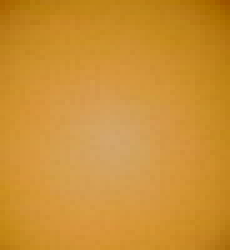
#> input picture testing/kamera/zogica_1.png, 46 x 50 px, given in place of the camera (shown 5 times larger)
$ python test_v3_oranzna.py
#> lines starting #> are read from the running program, lines starting #| are printed output that depends on the picture; after the words box and inside, x2 and y2 are one past the last pixel; in counts of white or black regions, pixels touching at a corner belong together
import cv2
import numpy as np

alpha = 0.5

smooth_x, smooth_y, smooth_w, smooth_h = None, None, None, None

def smooth_value(new_value, smooth_value, alpha):
    """Function to smooth the bounding box values using exponential moving average."""
    if smooth_value is None:
        return new_value
    return alpha * new_value + (1 - alpha) * smooth_value

def adjust_exposure(value):
    global cap
    exposure_value = 30*value / 200 - 15
    cap.set(cv2.CAP_PROP_EXPOSURE, exposure_value)
    print(f"Exposure set to: {exposure_value:.1f}")  # Print current exposure value for feedback

def open_webcam_with_slider(camera_index=1):
#> called with camera_index = 1
    global cap
    cap = cv2.VideoCapture(camera_index, cv2.CAP_DSHOW)

    if not cap.isOpened():
        print(f"Error: Could not open camera at index {camera_index}")
        return


    # Set default resolution and frame rate for better performance
    cap.set(cv2.CAP_PROP_FRAME_WIDTH, 640)
    cap.set(cv2.CAP_PROP_FRAME_HEIGHT, 480)
    cap.set(cv2.CAP_PROP_FPS, 30)

    cap.set(cv2.CAP_PROP_AUTO_WB, 1)  # Ensure full sensor usage
    cap.set(cv2.CAP_PROP_ZOOM, 0)  # Ensure no zoom
    cap.set(cv2.CAP_PROP_FOCUS, 0)  # Auto-focus may change FOV
    cap.set(cv2.CAP_PROP_ZOOM, 0)  # Set zoom level to zero

    cap.set(cv2.CAP_PROP_FOURCC, cv2.VideoWriter_fourcc(*"MJPG"))  # Ensure MJPEG for full resolution
    cap.set(cv2.CAP_PROP_FPS, 30)  # Ensure high frame rate


    # Create a window and a trackbar for exposure adjustment
    cv2.namedWindow("Webcam Feed")
    cv2.createTrackbar("Exposure", "Webcam Feed", 100, 200, adjust_exposure)  # Slider from 0 to 200 (mapped to -20.0 to 0.0)

    # Set initial exposure value (slider midpoint corresponds to -10.0 exposure)
    #adjust_exposure(-8)
    cap.set(cv2.CAP_PROP_EXPOSURE, -7.3)

    cx_i, cx_i1, cx_i2 = 0.0, 0.0, 0.0
    cy_i, cy_i1, cy_i2 = 0.0, 0.0, 0.0

    global smooth_x, smooth_y, smooth_w, smooth_h

    while True:
        ret, frame = cap.read()
#> frame is the input picture: shape (50, 46, 3); mean B, G, R 51.9, 145, 205.4
        if not ret:
            print("Error: Could not read frame")
            break

        # Resize the frame to 1440x1080 (stretched to fit screen)
        resized_frame = cv2.resize(frame, (640, 480), interpolation=cv2.INTER_LINEAR)
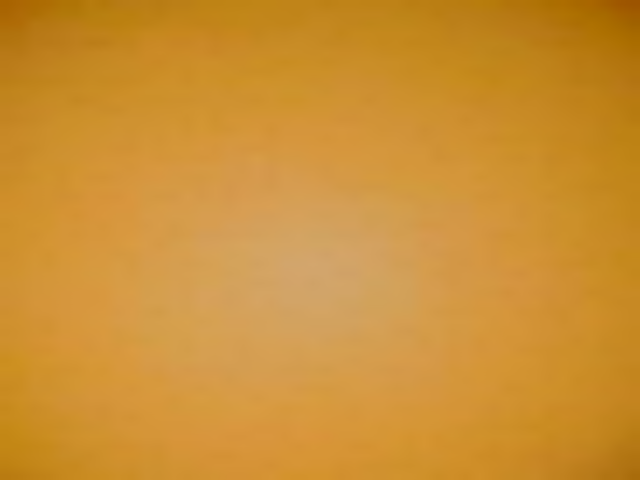
#> resized_frame: shape (480, 640, 3); mean B, G, R 51.7, 144.9, 205.3

        # Convert the frame to HSV for color segmentation
        hsv = cv2.cvtColor(resized_frame, cv2.COLOR_BGR2HSV)
#> hsv: shape (480, 640, 3); mean H, S, V 18.2, 191.7, 205.3

        # Define HSV range for green color (adjustable for specific lighting)
        lower_green = np.array([0, 141, 155])    # Adjusted lower HSV bound
        upper_green = np.array([38, 241, 255])  # Adjusted upper HSV bound

        # Create a mask for green objects
        mask = cv2.inRange(hsv, lower_green, upper_green)
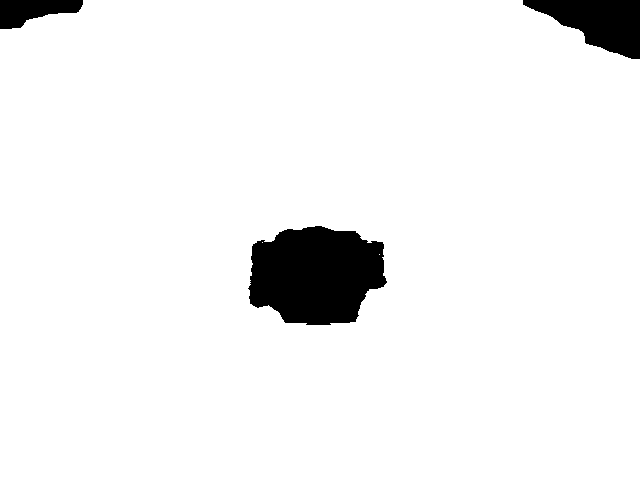
#> mask: shape (480, 640); 94.7% white; 3 black regions

        # Find contours in the mask
        contours, _ = cv2.findContours(mask, cv2.RETR_TREE, cv2.CHAIN_APPROX_SIMPLE)
#> contours = 4 contours, 2 with area under 20; largest, box (x1, y1, x2, y2) and area: (0, 0, 640, 480) 300520, (247, 225, 388, 326) 10838

        cx, cy = -1, -1  # Default values if no contour is found

        if contours:
            # Get the largest contour by area
            largest_contour = max(contours, key=cv2.contourArea)
#> largest_contour = contour of 111 points, box (x1, y1, x2, y2) (0, 0, 640, 480), area 300520

            x, y, w, h = cv2.boundingRect(largest_contour)
#> x = 0; y = 0; w = 640; h = 480

            smooth_x = smooth_value(x, smooth_x, alpha)
#> smooth_x = 0
            smooth_y = smooth_value(y, smooth_y, alpha)
#> smooth_y = 0
            smooth_w = smooth_value(w, smooth_w, alpha)
#> smooth_w = 640
            smooth_h = smooth_value(h, smooth_h, alpha)
#> smooth_h = 480

            # Calculate bounding rectangle and center of the object

            cx, cy = int(smooth_x + smooth_w // 2), int(smooth_y + smooth_h // 2)
#> cx = 320; cy = 240
            cx_i, cx_i1, cx_i2 = cx, cx_i, cx_i1
#> cx_i = 320; cx_i1 = 0; cx_i2 = 0
            cy_i, cy_i1, cy_i2 = cy, cy_i, cy_i1
#> cy_i = 240; cy_i1 = 0; cy_i2 = 0

            cx_arr = np.array([cx_i, cx_i1, cx_i2])
#> cx_arr = [320, 0, 0]
            cy_arr = np.array([cy_i, cy_i1, cy_i2])
#> cy_arr = [240, 0, 0]

            vx = int(np.gradient(cx_arr)[0])
#> vx = -320
            vy = int(np.gradient(cy_arr)[0])
#> vy = -240


            print(f"Position: ({cx}, {cy})   Velocity: ({vx}, {vy})")
#| Position: (320, 240)   Velocity: (-320, -240)

            # Draw bounding rectangle and center point
            cv2.rectangle(resized_frame, (int(smooth_x), int(smooth_y)), (int(smooth_x + smooth_w), int(smooth_y + smooth_h)), (0, 255, 0), 2)
            cv2.circle(resized_frame, (cx, cy), 10, (0, 0, 255), 2)

            # Draw velocity vector
            cv2.line(resized_frame, (cx, cy), (cx - 2 * vx, cy - 2 * vy), (255, 0, 0), 2)
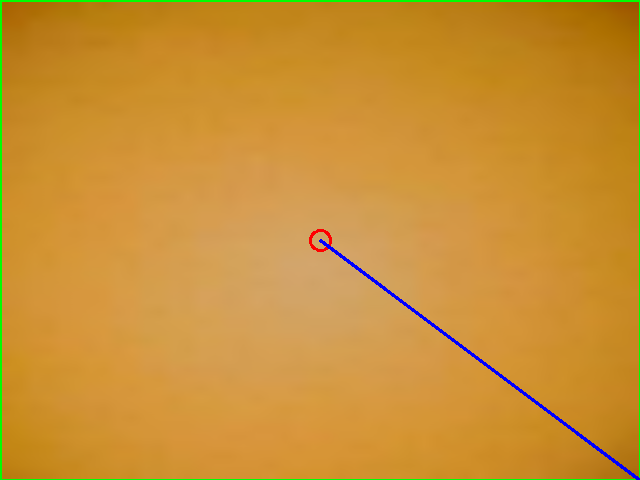
#> resized_frame: shape (480, 640, 3); mean B, G, R 52.2, 145.6, 202.4

            # Add label above the object
            cv2.putText(resized_frame, "Zogica", (x + 10, y - 10),
                        cv2.FONT_HERSHEY_SIMPLEX, 0.6, (255, 255, 255), 2)

        # Display the processed frame
        cv2.imshow("Webcam Feed", resized_frame)

        # Exit on 'q' key press
        if cv2.waitKey(1) & 0xFF == ord('q'):
#> (key q is pressed here)
            break

    cap.release()
    cv2.destroyAllWindows()

# Call the function
open_webcam_with_slider(1)

$ run again, on testing/kamera/zogica_7.png
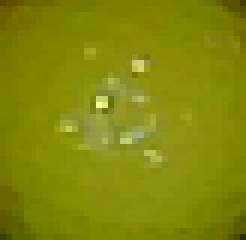
#> input picture testing/kamera/zogica_7.png, 41 x 40 px, given in place of the camera (shown 6 times larger)
#> in open_webcam_with_slider, frame is the input picture: shape (40, 41, 3); mean B, G, R 9.2, 135.5, 130.8
#> hsv: shape (480, 640, 3); mean H, S, V 31.1, 239.6, 135.7
#> in open_webcam_with_slider, `mask = cv2.inRange(hsv, lower_green, upper_green)`:
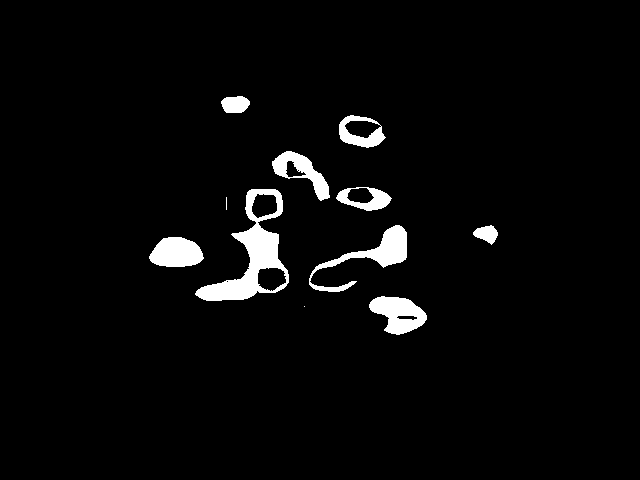
#> mask: shape (480, 640); 3.5% white; 11 white regions (2 under 20 px)
#> contours = 19 contours, 4 with area under 20; largest, box (x1, y1, x2, y2) and area: (195, 189, 289, 301) 4142, (309, 225, 407, 292) 1472, (369, 296, 427, 335) 1364, (149, 237, 204, 267) 1207, (272, 151, 330, 201) 1160
#> largest_contour = contour of 174 points, box (x1, y1, x2, y2) (195, 189, 289, 301), area 4142
#> x = 195; y = 189; w = 94; h = 112
#> smooth_x = 195
#> smooth_y = 189
#> smooth_w = 94
#> smooth_h = 112
#> cx = 242; cy = 245
#> cx_i = 242; cx_i1 = 0
#> cy_i = 245; cy_i1 = 0
#> cx_arr = [242, 0, 0]
#> cy_arr = [245, 0, 0]
#> vx = -242
#> vy = -245
#| Position: (242, 245)   Velocity: (-242, -245)
#> in open_webcam_with_slider, `cv2.putText(resized_frame, "Zogica", (x + 10, y - 10), cv2.FONT_HERSHE..`:
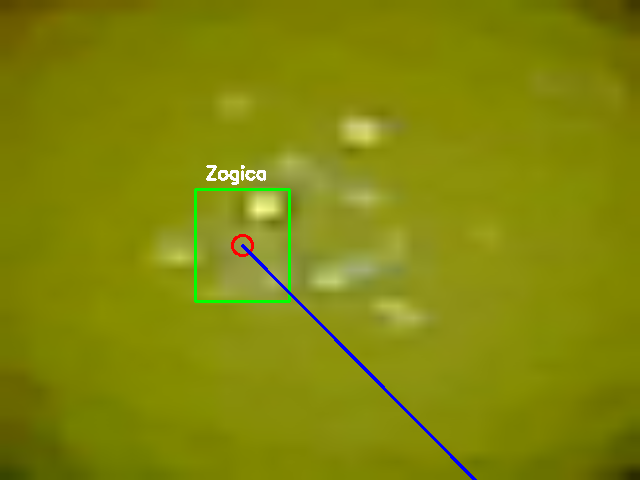
#> resized_frame: shape (480, 640, 3); mean B, G, R 10.2, 135.4, 129.9
